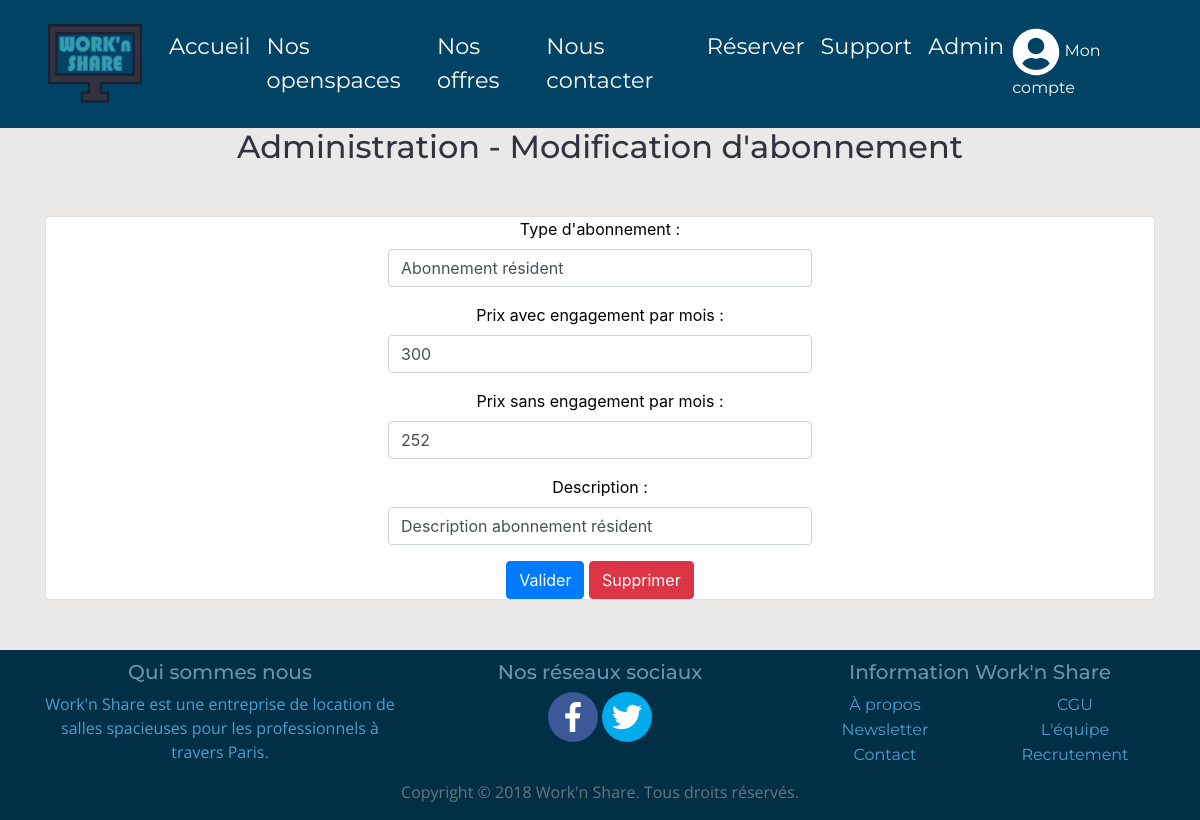
Page /admin_subscriptions_edit.php?id_subscription=3 (signed in) on the committed database.
### tables this page shows
CREATE TABLE `subscription` (
  `id_subscription` int(11) NOT NULL,
  `type_subscription` varchar(255) NOT NULL,
  `price_with_engagement` double DEFAULT NULL,
  `price_without_engagement` double DEFAULT NULL,
  `description` longtext
);

### admin_subscriptions_edit.php (the view, shortened to what this page needs)
<?php
    include 'assets/include/head.php';
    $db = connectDb();
    $query = $db->prepare(" SELECT type_subscription,
                            price_with_engagement,
                            price_without_engagement,
                            description
                            FROM SUBSCRIPTION
                            WHERE id_subscription=:id_subscription
                        ");
    $query->execute([ "id_subscription" => $_GET["id_subscription"] ]);
    $result = $query->fetch();
?>
    <body>
        <?php include 'assets/include/header.php'; ?>
        <section>
            <center><h2>Administration - Modification d'abonnement</h2></center>
            <div class="container main-content">
                <div class="row" style="margin-top:50px; margin-bottom:50px;">
                    <div class="col-md-12">
                        <div class="card-deck">
                            <div class="card" style="padding-left:30%; padding-right:30%;">
                                <?php echo '<form method="POST" action="admin_subscriptions_edit.php?id_subscription='.$_GET["id_subscription"].'">'; ?>
                                    <center>
                                        <div class="form-group">
                                            <label>Type d'abonnement :</label>
                                            <?php echo '<input type="text" class="form-control" name="subscription_name" value="'.$result[0].'" required="required">'; ?>
                                        </div>
                                        <div class="form-group">
                                            <center>
                                                <label>Prix avec engagement par mois :</label>
                                                <?php echo '<input type="text" class="form-control" name="price_with_engagement" value="'.$result[1].'" required="required">'; ?>
                                            </center>
                                        </div>
                                        <div class="form-group">
                                            <center>
                                                <label>Prix sans engagement par mois :</label>
                                                <?php echo '<input type="text" class="form-control" name="price_without_engagement" value="'.$result[2].'" required="required">'; ?>
                                            </center>
                                        </div>
                                        <div class="form-group">
                                            <center>
                                                <label>Description :</label>
                                                <?php echo '<input type="text" class="form-control" name="description" value="'.$result[3].'">'; ?>
                                            </center>
                                        </div>
                                        <button type="submit" class="btn btn-primary">Valider</button>
                                        <?php echo '<a class="btn btn-danger" href="admin_subscriptions_edit.php?id_subscription='.$_GET["id_subscription"].'&del=true">Supprimer</a>'; ?>
                                    </center>
                                </form>
                            </div>
                        </div>
                    </div>
                </div>
            </div>
        </section>
        <?php include "assets/include/footer.php"; ?>
    </body>
</html>

### assets/css/stylesheet.css (style rules this page uses)
html, body { height: 100%; }
body { background-color: #eae9e8; }
h1, h2, h3, h4, h5, h6 { font-family: 'Montserrat', sans-serif; color: #333240; }
label { color: black; }

### rows in the picture
subscription: subscription_name "Abonnement résident", price_with_engagement "300", price_without_engagement "252", description "Description abonnement résident"
